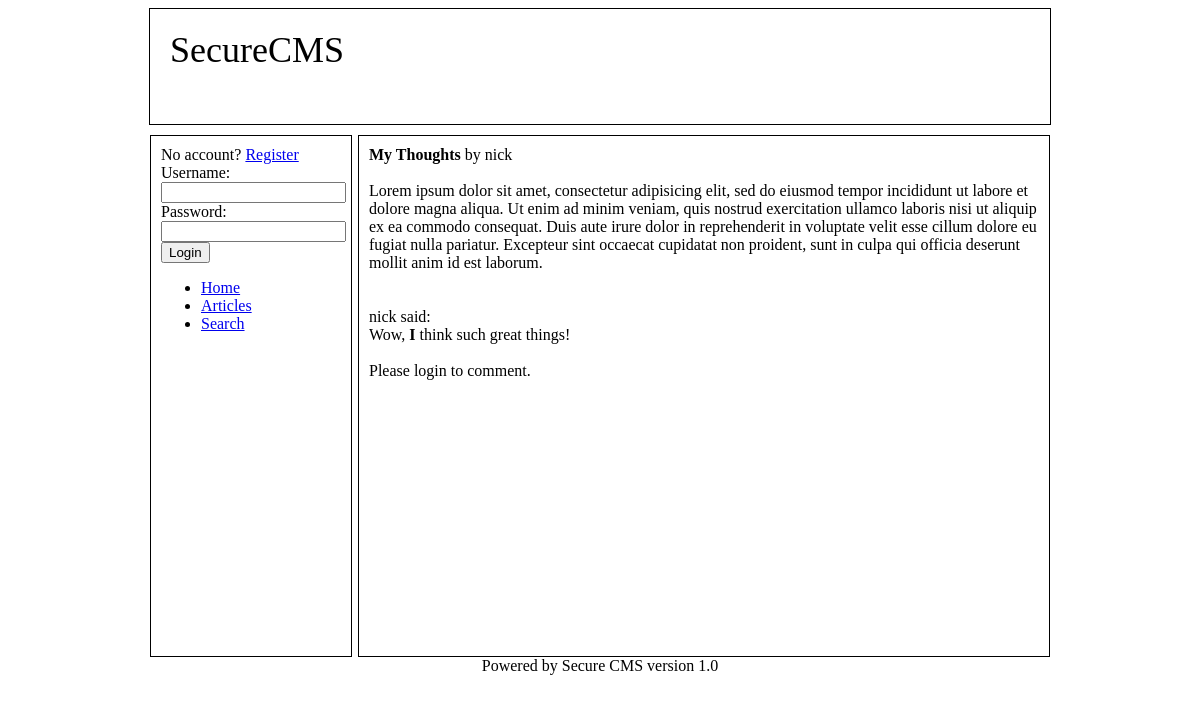
Page /index.php?page=view_article&article_id=6 on the committed database.
### tables this page shows
CREATE TABLE `settings` (
  `site_name` varchar(64) NOT NULL,
  `welcome` blob NOT NULL
);

CREATE TABLE `article` (
  `id` int(11) NOT NULL AUTO_INCREMENT,
  `author_id` int(11) NOT NULL,
  `date` timestamp NOT NULL DEFAULT '0000-00-00 00:00:00' ON UPDATE CURRENT_TIMESTAMP,
  `title` varchar(128) NOT NULL,
  `content` blob NOT NULL,
  PRIMARY KEY (`id`)
);

CREATE TABLE `users` (
  `id` int(11) NOT NULL AUTO_INCREMENT,
  `user_name` varchar(64) NOT NULL,
  `password` varchar(64) NOT NULL,
  `join_date` timestamp NOT NULL DEFAULT '0000-00-00 00:00:00' ON UPDATE CURRENT_TIMESTAMP,
  `is_admin` tinyint(1) NOT NULL,
  `email` varchar(128) NOT NULL,
  PRIMARY KEY (`id`)
);

CREATE TABLE `comments` (
  `id` int(11) NOT NULL AUTO_INCREMENT,
  `user_id` int(11) NOT NULL,
  `time` date NOT NULL,
  `article_id` int(11) NOT NULL,
  `comment` blob NOT NULL,
  PRIMARY KEY (`id`)
);

### view_article.php (the view, shortened to what this page needs)
<?
$articleid = $_GET['article_id'];
$result = mysqli_query($con,"SELECT * FROM article,users WHERE article.author_id=users.id AND article.id='$articleid'");
while($row = mysqli_fetch_array($result)){
	echo "<b>" . $row['title'] . "</b> by " . $row['user_name'] . "<br/><br/>";
	echo nl2br($row['content']);
	echo "<br/><br/>";
}
echo "<br/>";
include ("view_comments.php");
if(isset($_SESSION['username'])){
	echo "<br/>Add comment:<br/>";
	$include = "add_comment.php";
 include ($include);
}
else {
 echo "Please login to comment.";
}
?>

### header.php (shortened to what this page needs)
<?
$host = "localhost";
$user = "root";
$pwd = "1";
$db = "SecureCMS";
$con=mysqli_connect($host,$user,$pwd,$db);
?>
<!DOCTYPE html PUBLIC "-//W3C//DTD XHTML 1.0 Transitional//EN" "http://www.w3.org/TR/xhtml1/DTD/xhtml1-transitional.dtd">
<html xmlns="http://www.w3.org/1999/xhtml">
<link rel="stylesheet" type="text/css" href="styles.css"/>
<head>
<?
$result = mysqli_query($con,"SELECT * FROM settings");
$site_name = "";
while($row = mysqli_fetch_array($result)){
    $site_name =  $row['site_name'];
}
?>
<div class="header"><? echo $site_name; ?></div>
</head>
<body>
<div class="bigcontainer">
<div class="sidebar">
  <? include "login.php" ?>
  <ul>
    <li><a href="index.php">Home</a></li>
    <li><a href="index.php?page=articles">Articles</a></li>
    <li><a href="index.php?page=search">Search</a></li>
  </ul>
</div>
<div class="container">

### view_comments.php (shortened to what this page needs)
<?
$result = mysqli_query($con,"SELECT comments.id as cid,comment,user_name,time FROM comments,users WHERE comments.user_id=users.id AND comments.article_id='$articleid'");
while($row = mysqli_fetch_array($result)){
	echo $row['user_name'] . " said:<br/>" . nl2br($row['comment']);
	echo "<br/><br/>";
}
?>

### styles.css (style rules this page uses)
.header { width:860px; margin-left:auto; margin-right:auto; height:75px; font-size:36px; margin-bottom:10px; position:relative; border-style:solid; border-width:1px; padding:20px; }
.sidebar { width:180px; height:100%; min-height:500px; border-style:solid; border-width:1px; float:left; position:relative; padding:10px; }
.container { width:670px; height:100%; min-height:500px; border-style:solid; border-width:1px; float:right; position:relative; padding:10px; }
.bigcontainer { width:900px; margin-left:auto; margin-right:auto; }

### rows in the picture
settings: site_name "SecureCMS"
article: title "My Thoughts", author.user_name "nick", content "Lorem ipsum dolor sit amet, consectetur adipisicing elit, sed do eiusmod tempor incididunt ut labore et dolore magna aliqua. Ut enim ad minim veniam, quis nostrud exercitation ullamco laboris nisi ut aliquip ex ea commodo consequat. Duis aute irure dolor in reprehenderit in voluptate velit esse cillum dolore eu fugiat nulla pariatur. Excepteur sint occaecat cupidatat non proident, sunt in culpa qui officia deserunt mollit anim id est laborum."
comments: user.user_name "nick", comment "Wow, I think such great things!"
